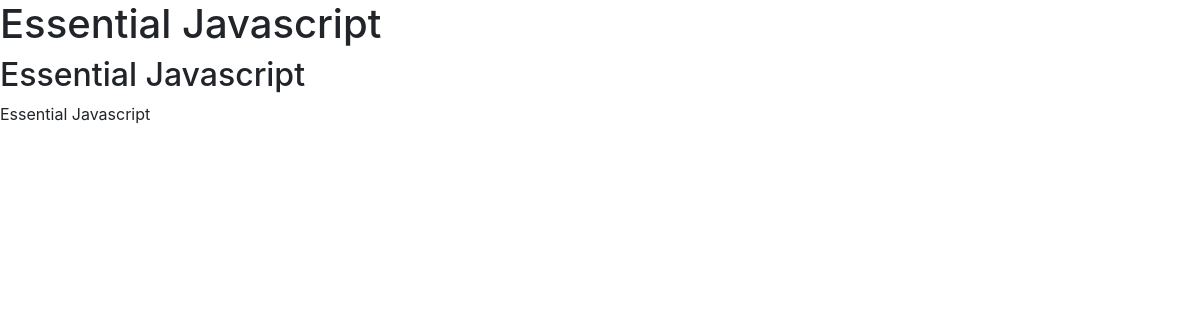
Page /blog/2/ on the earlier database version.
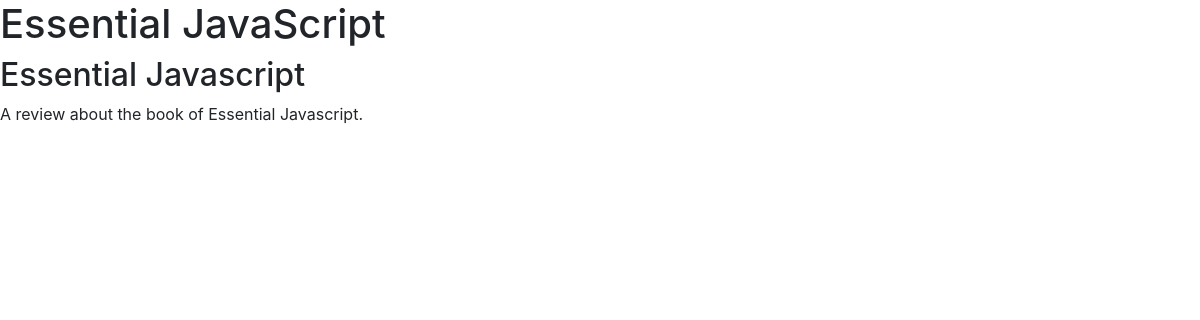
Same page on the later database version.
### blog/models.py (models this page shows, shortened)
class Blog(models.Model):
    title = models.CharField(max_length=100, blank=False, null=False)
    created_at = models.DateTimeField(auto_now_add=True)
    updated_at = models.DateTimeField(auto_now=True)
    description = models.TextField(blank=False, null=False)
    short_description = models.TextField(blank=False, null=False)
    class Meta:
        verbose_name = 'Blog'
        verbose_name_plural = 'Blogs'

### blog/views.py (the view)
class BlogDetailView(DetailView):
    model = Blog
    template_name = "blog/detail.html"

### templates/blog/detail.html (shortened to what this page needs)
{% extends "base.html" %}
{% block content %}
    <h1> {{ blog.title }} </h1>
    <h2> {{ blog.short_description }} </h2>
    <p> {{ blog.description }}
{% endblock content %}

Differences in the rows shown:
changed Blog "Essential Javascript": title "Essential Javascript" → "Essential JavaScript"; description "Essential Javascript" → "A review about the book of Essential Javascript."
